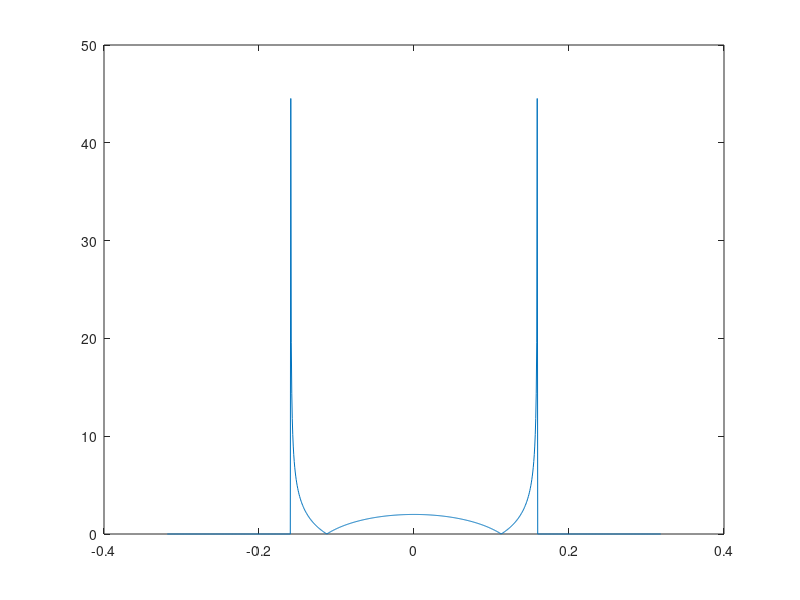

The MATLAB script that drew this image:
n=2;
m=1000;
k=linspace(-1/pi,1/pi,m);
u=2*pi*k;
T=cos(n*acos(u));
l1=find(u>1);
l2=find(u<-1);
[d1 d2]=size(l2);
for j=l1:m;
    T(j)=0;
end
for j=1:d2
    T(j)=0;
end
Jthat=2*((-i)^n)*((1-4*pi^2*k.^2).^(-1/2)).*T;
plot(k,abs(Jthat))